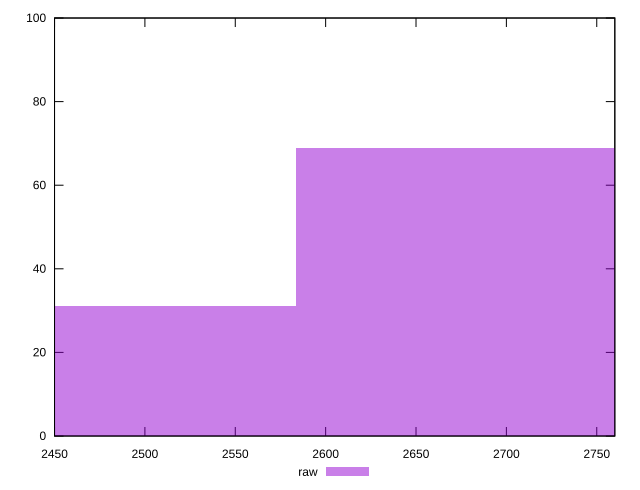

This figure's gnuplot source:
reset

$raw <<EOF
2679.2866451416726 69
2487.9090276315533 31
EOF

set key outside below
set boxwidth 191.37761751011948
set xrange [2450:2760]
set yrange [0:100]
set trange [0:100]
set style fill transparent solid 0.5 noborder
set terminal svg size 640, 490 enhanced background rgb 'white'
set output "report_00019_2021-02-10T18-14-37.922Z//uses-text-compression/samples/pages+cached+noadtech/raw/histogram.svg"

plot $raw title "raw" with boxes

reset
